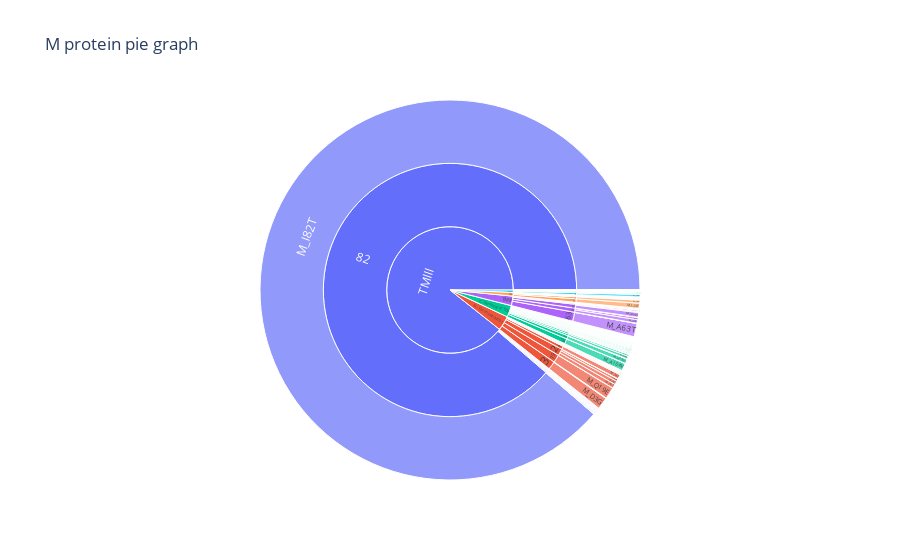

Notebook source saved alongside this figure:
### Code cell
fig =px.sunburst(
    myDF[3],
    path=['area','position','M_'],
    values='count',
    title="M protein pie graph",
)
fig.show()

### Figure 1 — Plotly figure (JSON) as saved in the notebook; plotly's stock layout.template omitted (floating-point values rounded to 4 significant figures; data arrays with more than 128 entries replaced by an {"elided": "..."} marker saying what was removed)
{"data": [{"branchvalues": "total", "domain": {"x": [0, 1], "y": [0, 1]}, "hovertemplate": "labels=%{label}<br>count=%{value}<br>parent=%{parent}<br>id=%{id}<extra></extra>", "ids": {"elided": "408 str values"}, "labels": {"elided": "408 str values"}, "name": "", "parents": {"elided": "408 str values"}, "type": "sunburst", "values": {"elided": "408 int values"}}], "layout": {"legend": {"tracegroupgap": 0}, "title": {"text": "M protein pie graph"}}}
